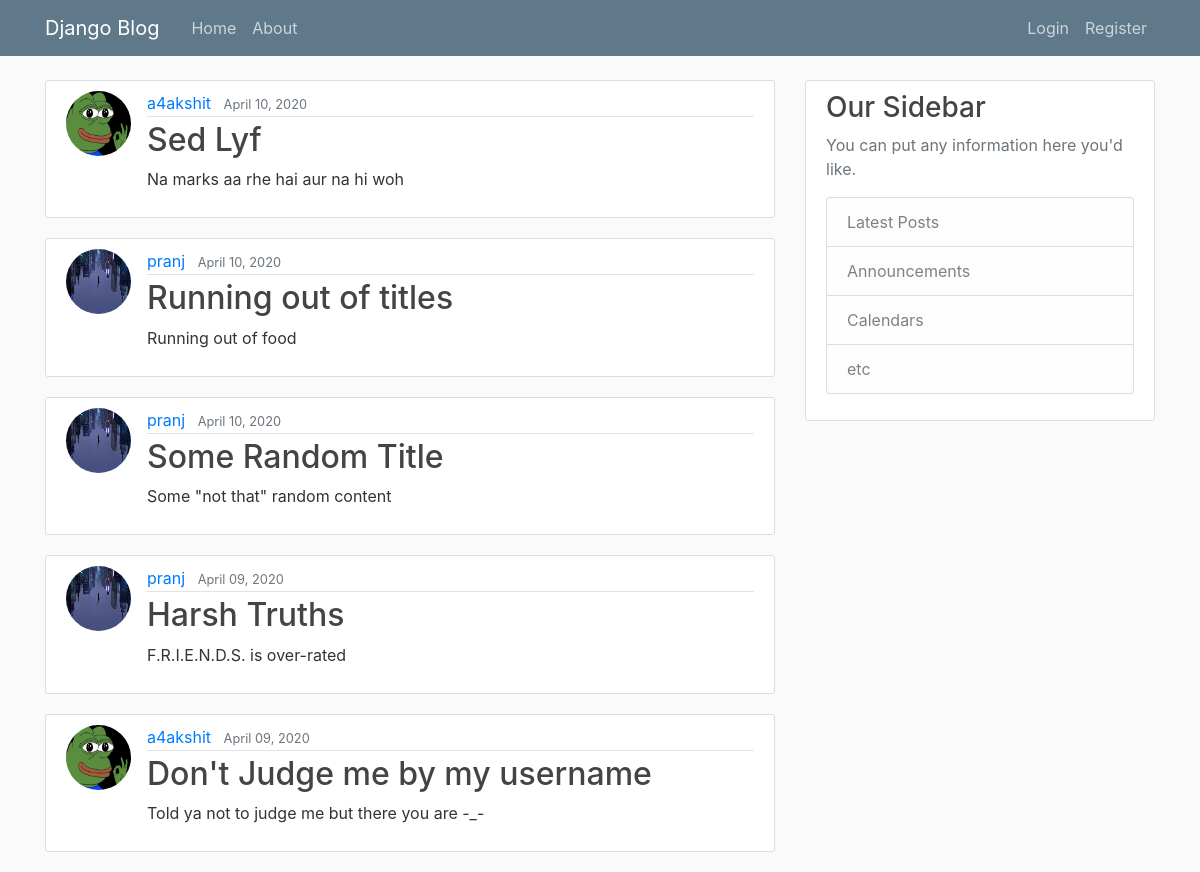
Before: / with the older database file.
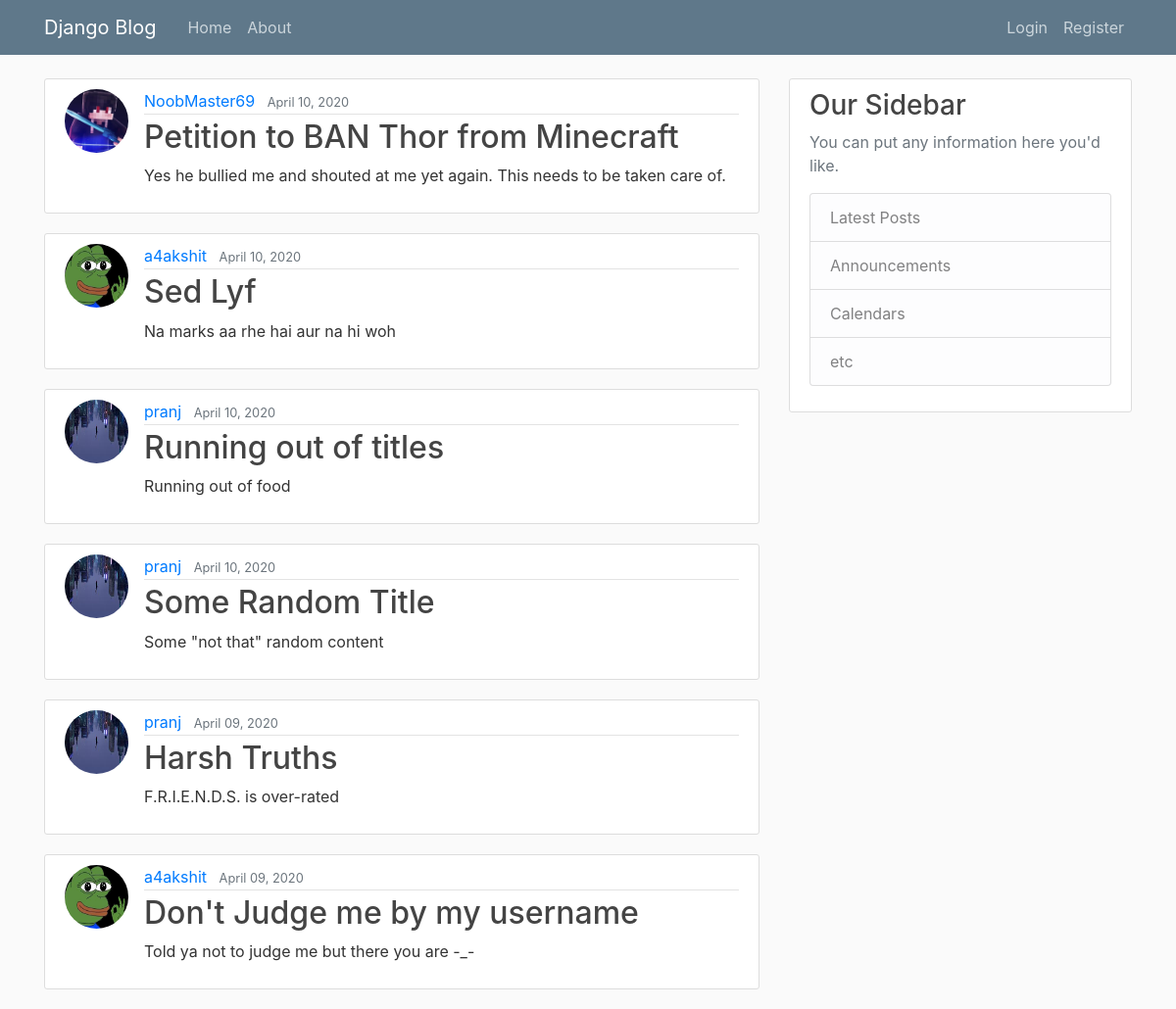
After: the same page with the newer database file.
### blog/models.py (models this page shows, shortened)
class Post(models.Model):
    title = models.CharField(max_length=100)
    content = models.TextField()
    date_posted = models.DateTimeField(default=timezone.now)
    author = models.ForeignKey(User, on_delete=models.CASCADE)

### users/models.py (models this page shows, shortened)
class Profile(models.Model):
    user = models.OneToOneField(User, on_delete=models.CASCADE)
    image = models.ImageField(default='default.jpg', upload_to='profile_pics')

### blog/views.py (the view)
# urls.py: path('',PostListView.as_view(),name='blog-home'),
class PostListView(ListView):
    model = Post
    template_name = 'blog/home.html' #<app>/<model>_<viewtype>.html
    context_object_name = 'posts'
    ordering = ['-date_posted']

### blog/templates/blog/home.html
{% extends "blog/base.html" %}
{% block content %}
    {% for post in posts %}
        <article class="media content-section">
            <img class="rounded-circle article-img" src="{{ post.author.profile.image.url }}" >
            <div class="media-body">
            <div class="article-metadata">
                <a class="mr-2" href="#">{{ post.author }}</a>
                <small class="text-muted">{{ post.date_posted|date:"F d, Y" }}</small>
            </div>
            <h2><a class="article-title" href="{% url 'post-detail' post.id %}">{{ post.title }}</a></h2>
            <p class="article-content">{{ post.content }}</p>
            </div>
        </article>
    {% endfor %}
{% endblock content %}

Changed rows visible on the page:
added Post: author.profile.image (picture), author "NoobMaster69", date_posted "April 10, 2020", title "Petition to BAN Thor from Minecraft", content "Yes he bullied me and shouted at me yet again. This needs to be taken care of."
